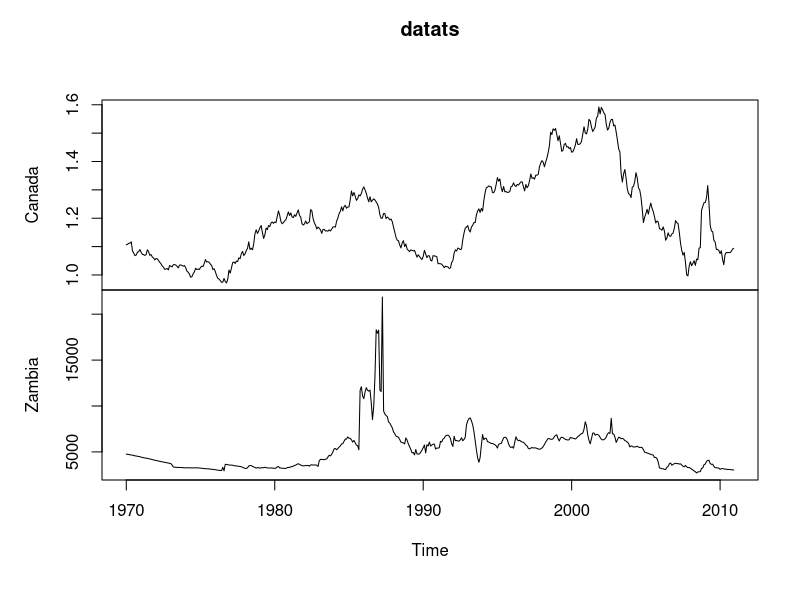
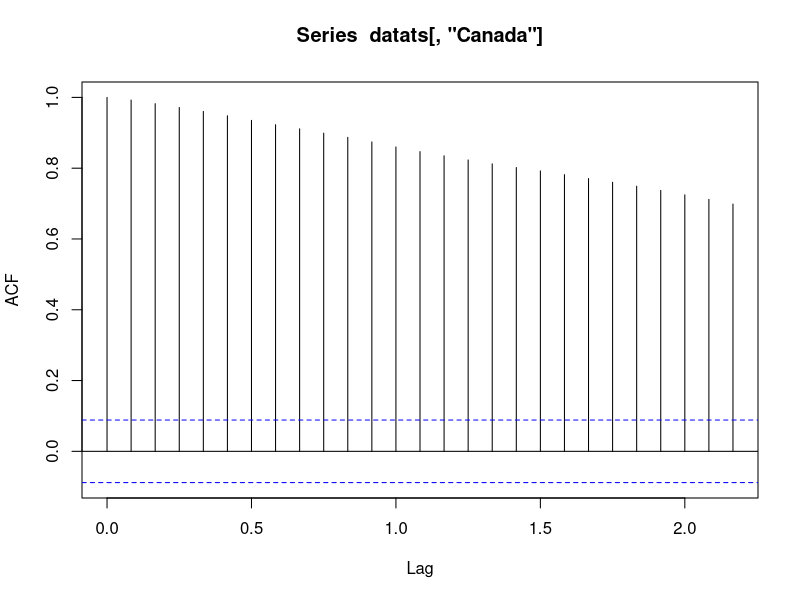
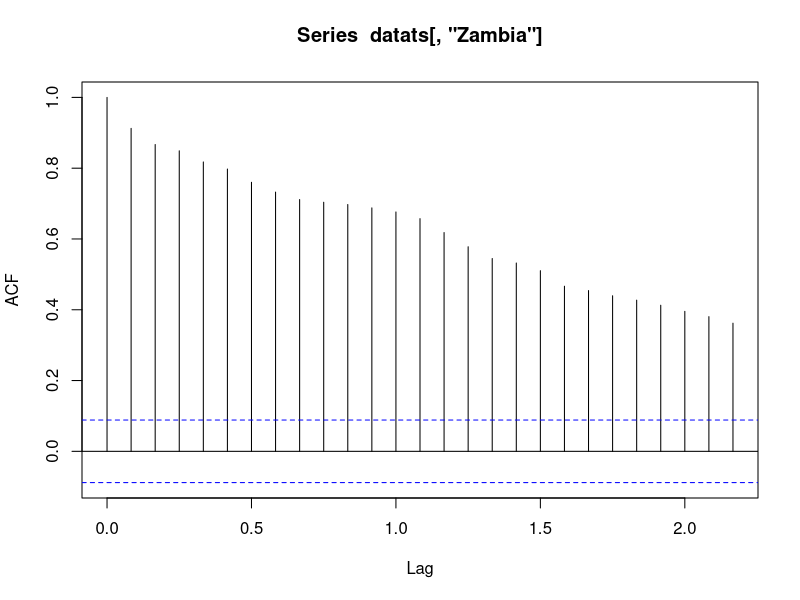
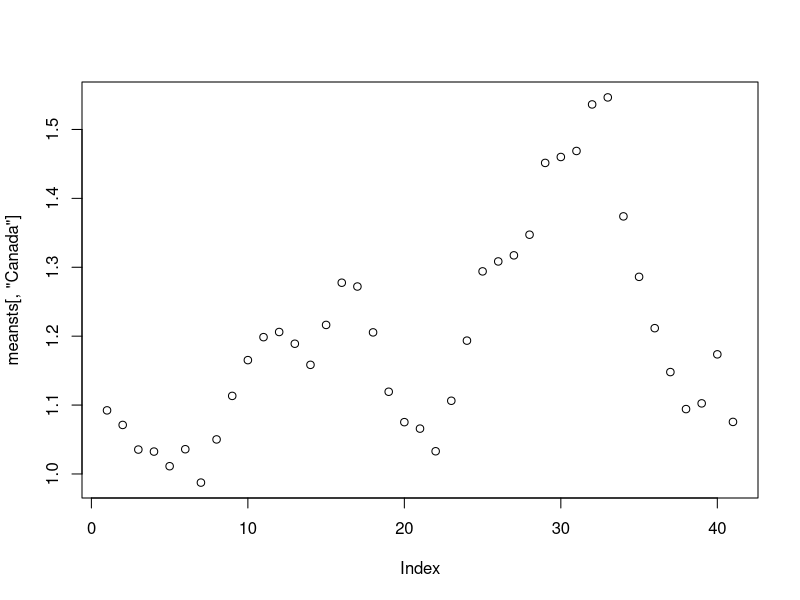
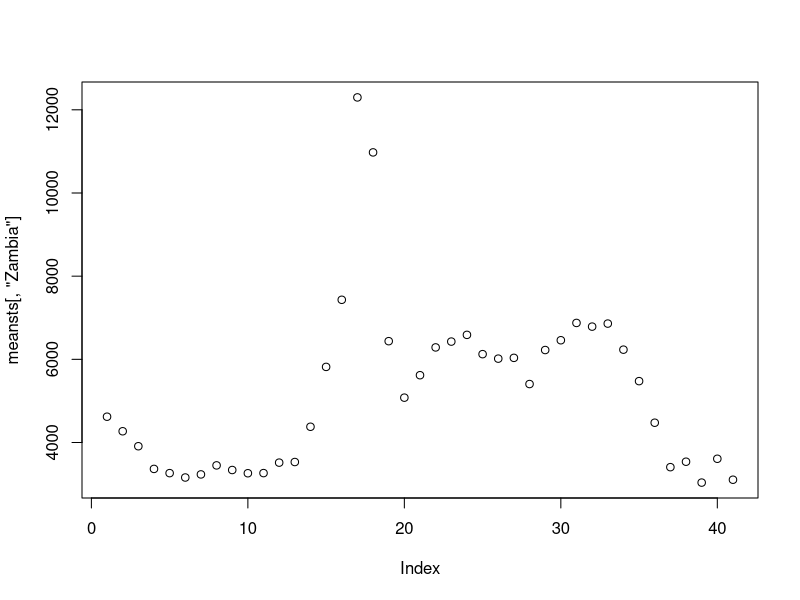
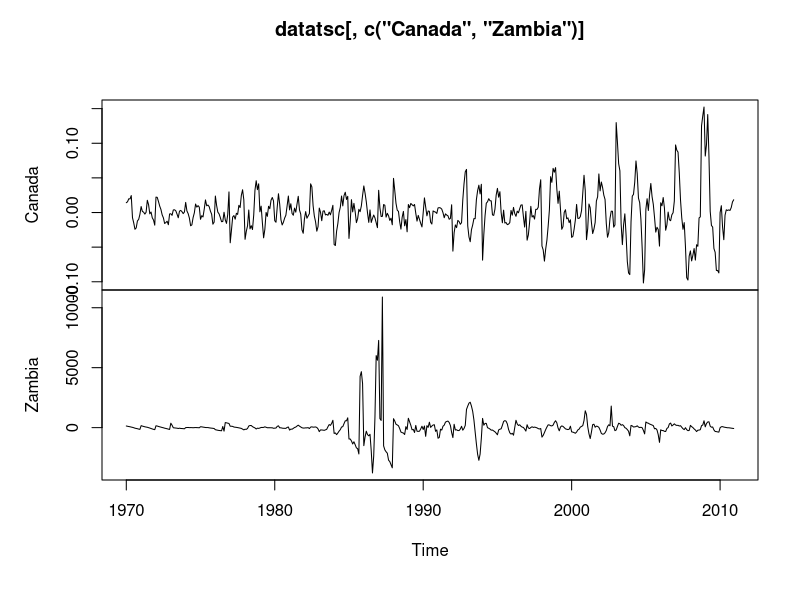
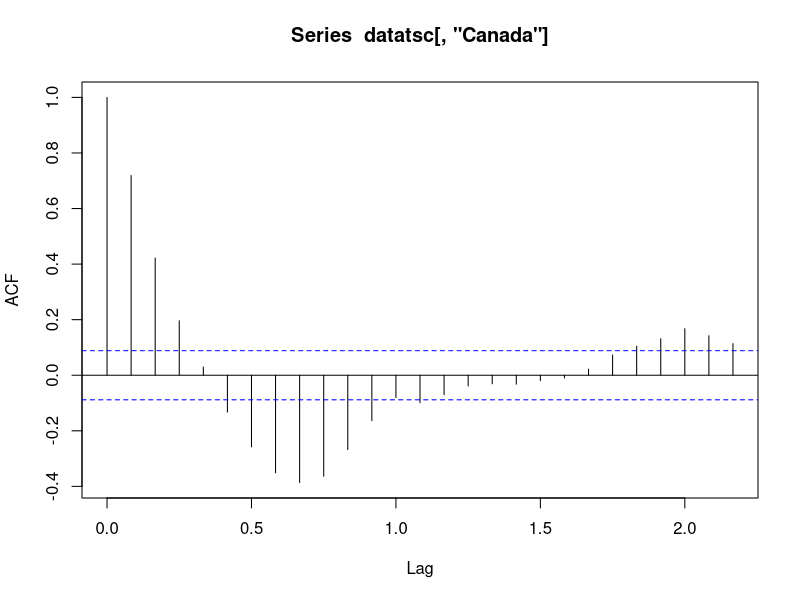
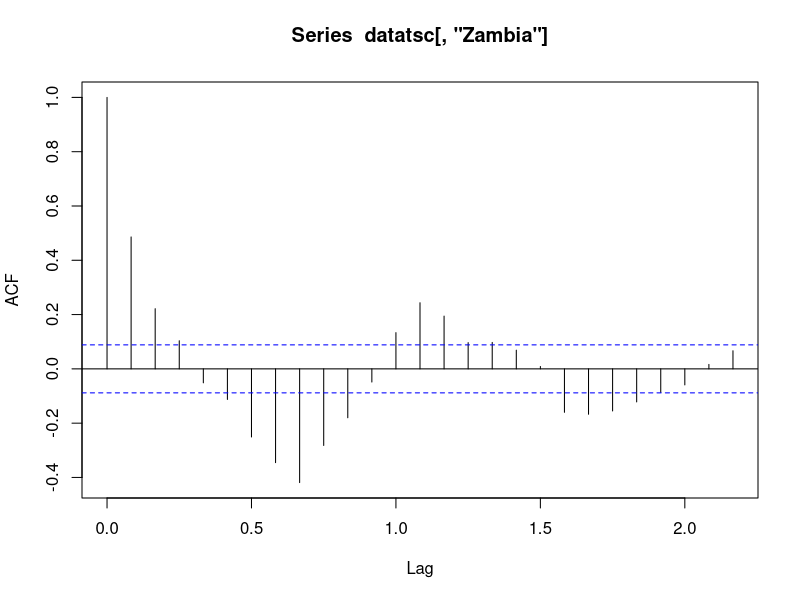

Recreate these plots in R, in order.
## ---- chunk 1
knitr::opts_chunk$set(echo = TRUE)
## ---- chunk 2
data <- read.csv("est46114_s06_data.csv")
data <- as.data.frame(data)
data <- as.matrix(data)
## ---- chunk 3
T <- nrow(data); p <- ncol(data)-2
## ---- chunk 4
datats <- ts(data[,c(3,p+2)],start=c(1970, 1), end=c(2010, 12), frequency=12)
plot(datats)
## ---- chunk 5
acf(datats[,"Canada"])
## ---- chunk 6
acf(datats[,"Zambia"])
## ---- chunk 7
datats <- ts(data[,3:(p+2)],start=c(1970, 1), end=c(2010, 12), frequency=12)
Y <- T/12
years <- seq(1970,2010,1)
meansts <- NA * datats[c(1:41),]
t <- 1
for(t in 1:Y){
  meansts[t, ] <- colMeans(data[which(data[,"Year"]==years[t]),3:(p+2)])
}
## ---- chunk 8
plot(meansts[,"Canada"])
## ---- chunk 9
plot(meansts[,"Zambia"])
## ---- chunk 10
rep.row<-function(x,n){
   matrix(rep(x,each=n),nrow=n)
}
rep.col<-function(x,n){
   matrix(rep(x,each=n), ncol=n, byrow=TRUE)
}
## ---- chunk 11
datatsc <- datats
t <- 1
for(t in 1:Y){
  datatsc[which(data[,"Year"]==years[t]),] <- datats[which(data[,"Year"]==years[t]),] - rep.row(meansts[t, ],12)
}
## ---- chunk 12
plot(datatsc[,c("Canada","Zambia")])
## ---- chunk 13
acf(datatsc[,"Canada"])
## ---- chunk 14
acf(datatsc[,"Zambia"])
## ---- chunk 15
scatter.smooth(datatsc[,c("Canada","Zambia")])
